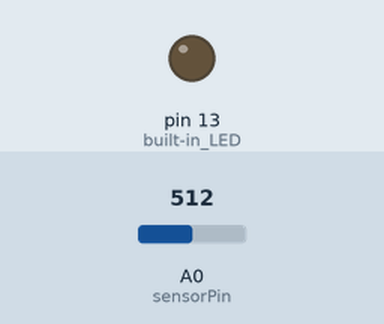
A sketch run on a simulated Arduino Uno, built with avr-gcc and run on an emulated ATmega328P. Shown: output pins drawn as LEDs (lit = HIGH). The inputs (shaded band) are chosen by the test bench; at power-on: A0 (sensorPin) = 512.

Above: at 1.2 s.
1.3 s: A0 (sensorPin) set to 312
2.8 s: A0 (sensorPin) set to 284
At 3.5 s:
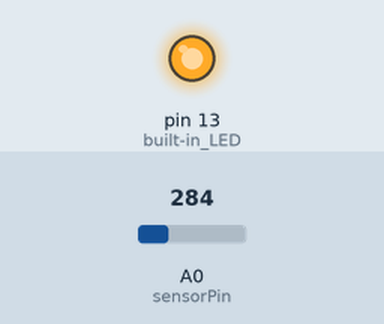
4.3 s: A0 (sensorPin) set to 306
At 5.5 s:
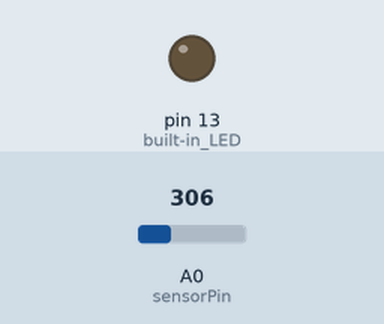
5.8 s: A0 (sensorPin) set to 290
At 6.9 s:
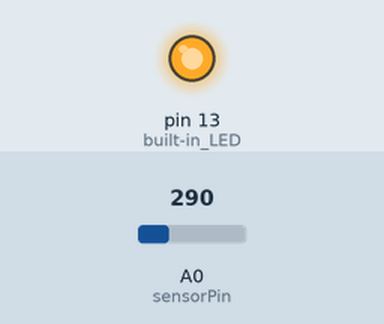
Timing chart, 0 to 8.3 s (numbered marks = the images above; inputs shaded):
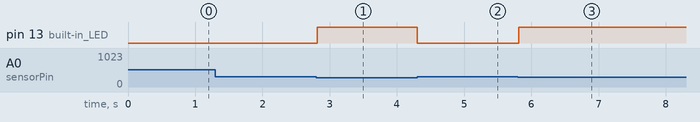

Measured:
- the behaviour switches between 300 and 299 on A0 (sensorPin) (found by bisection; images 0 and 1)
- after the input at 1.3 s, every drawn part: stays the same
- after the input at 2.8 s, pin 13 (built-in_LED): LOW → HIGH at once
- after the input at 4.3 s, pin 13 (built-in_LED): HIGH → LOW at once
- after the input at 5.8 s, pin 13 (built-in_LED): LOW → HIGH at once

The sketch:

light.ino
```cpp
int sensorPin = A0;   // select the analog input pin for the photoresistor
int threshold = 300;  // analog input trigger level from photoresistor
int sensorValue = 0;  // photoresistor value read from analog input pin

void setup() {
  pinMode(LED_BUILTIN, OUTPUT); // built-in LED, usually on pin 13
}

void loop() {
  if (analogRead(sensorPin) < threshold) {
    // low light, so switch the light (LED) on
    digitalWrite(LED_BUILTIN, HIGH);
  }
  else {
    // light level high enough, so switch the light (LED) off
    digitalWrite(LED_BUILTIN, LOW);
  }
  // wait for ADC to settle before next reading
  delay(20);
}
```
